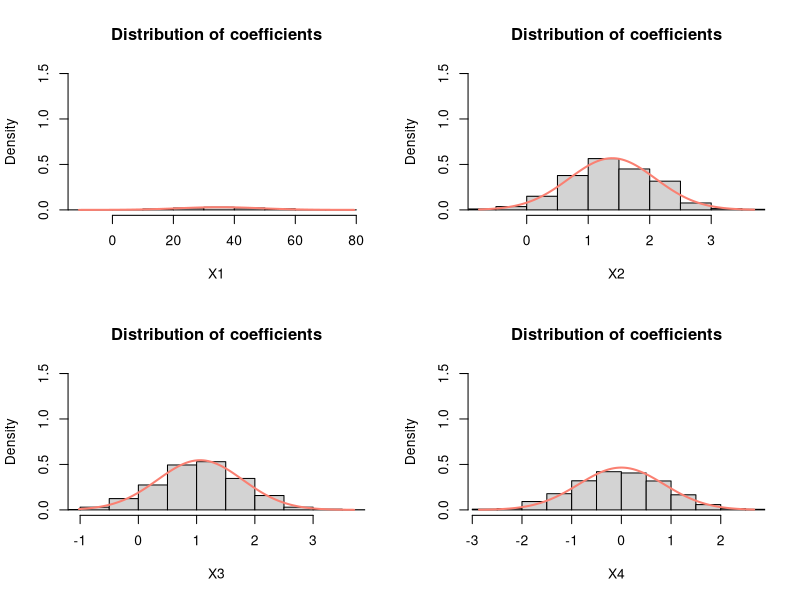
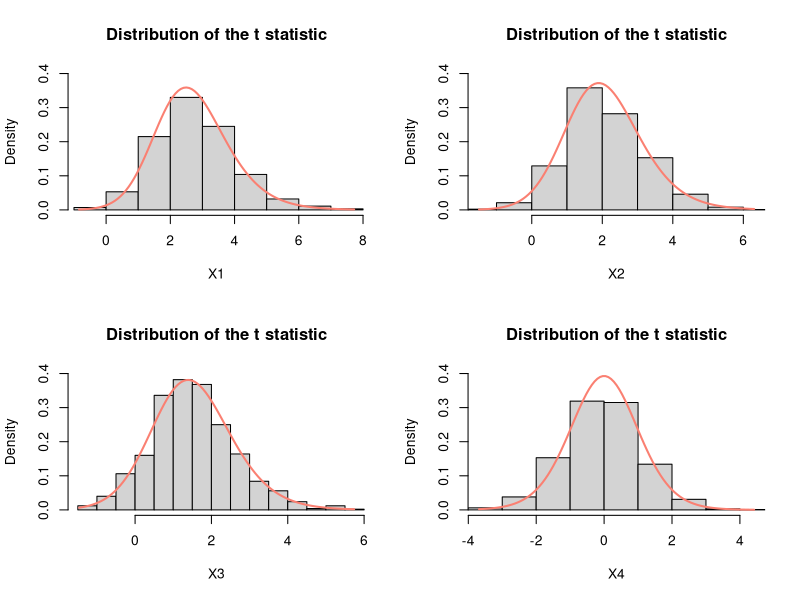
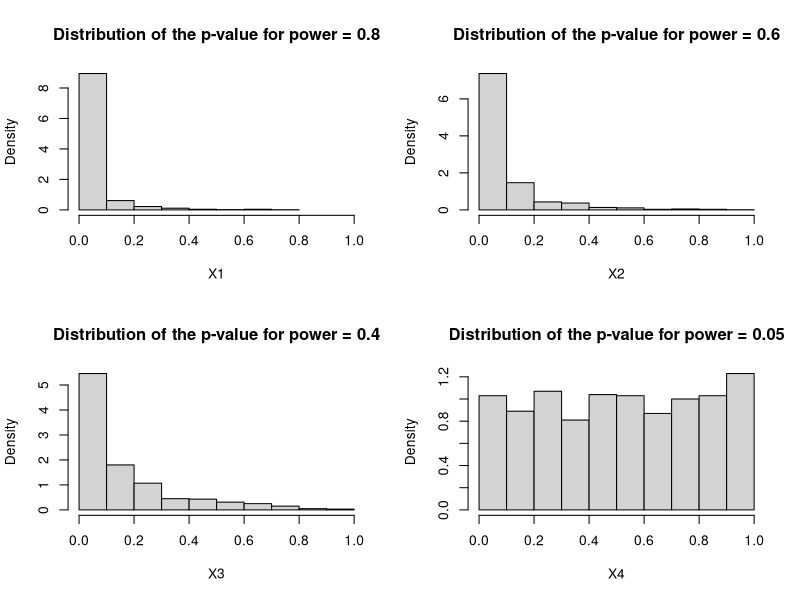
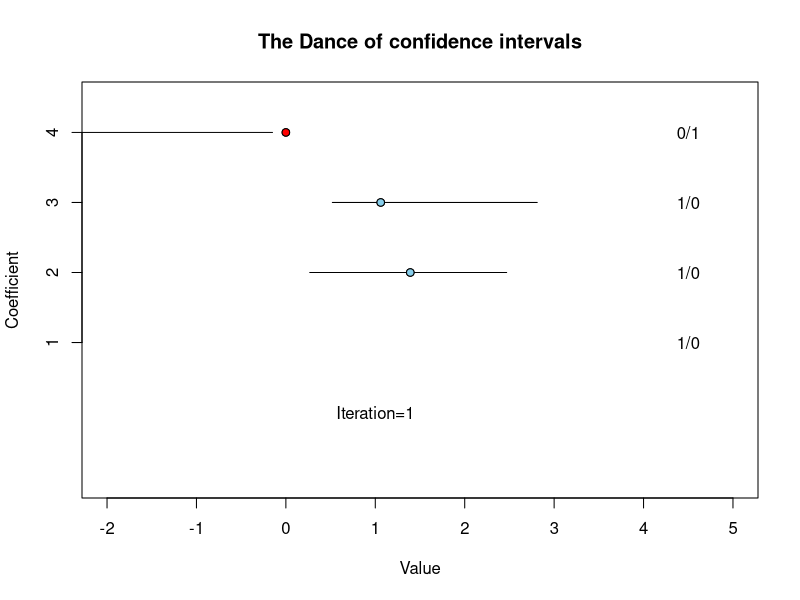
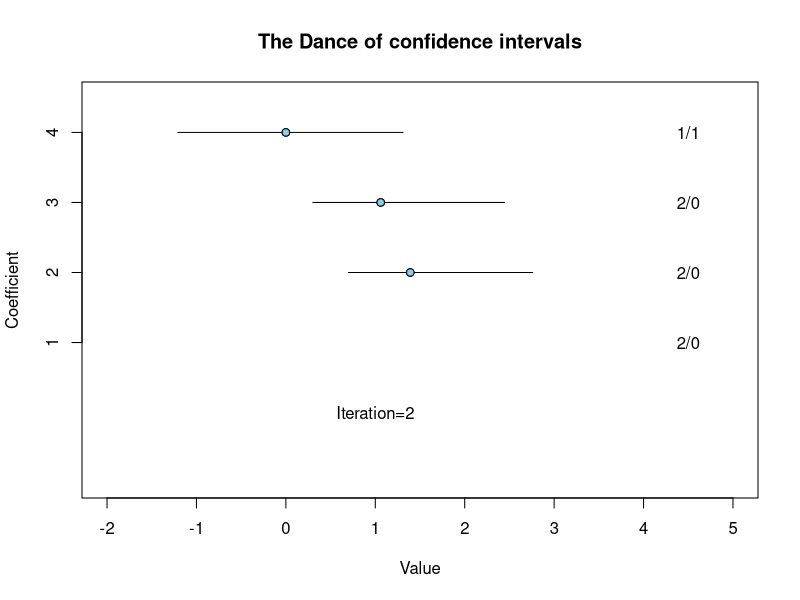
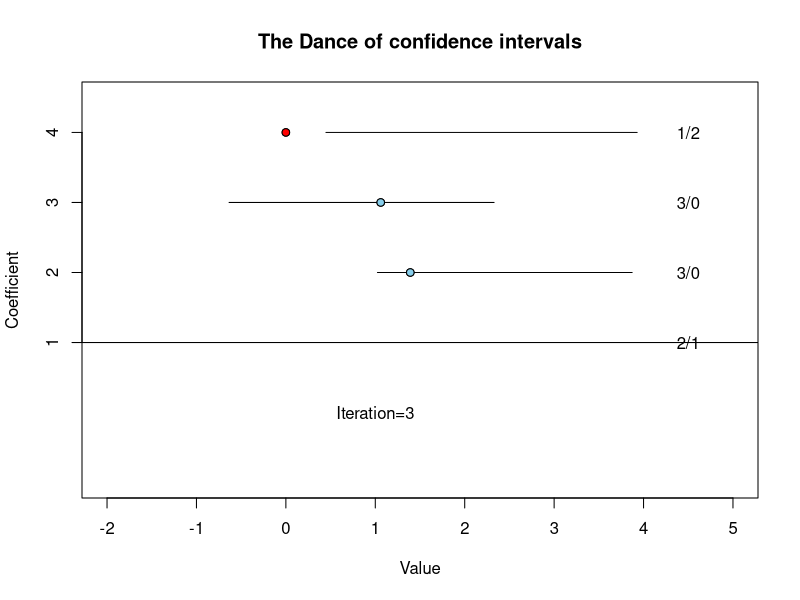
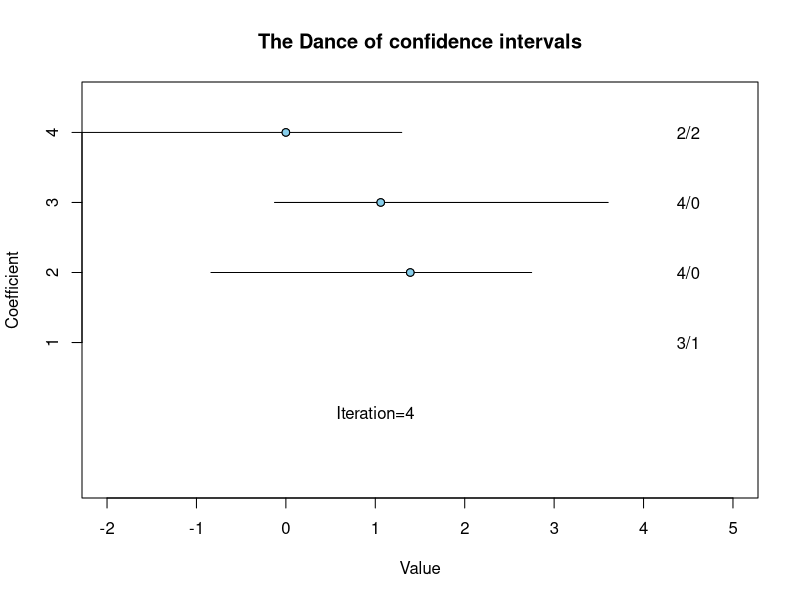
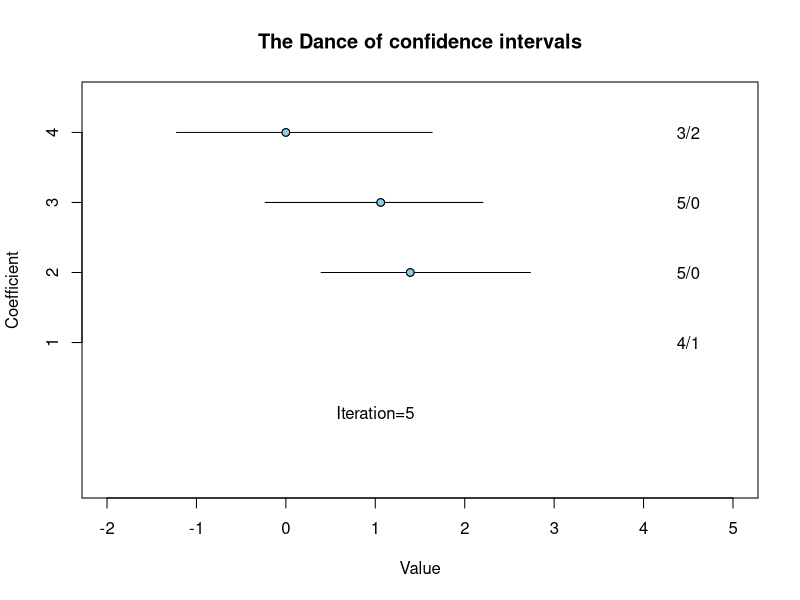

R code for these plots, in order:
#===============================================================================
# CURSO:   BEGINNER AND INTERMEDIATE LEVEL R COURSE
# SCRIPT:  5. Complex Simulations (Unknown error variance)
# AUTORES: Marcos Jimenez
#===============================================================================

#--------------------------------------------------------------------
# 5.1. Simulation setup for the linear model with multiple predictors
#--------------------------------------------------------------------

# Simulation:

set.seed(123)
N <- 20                                       # Sample size
p <- 4                                        # Number of predictors
b <- rnorm(n = p, mean = 0.5, sd = 2)         # Linear coefficients
X <- matrix(rnorm(N*p, 10, 0.5), nrow = N, ncol = p-1) # Matrix of predictors
# Add the intercept to the matrix of predictors:
X <- cbind(1, X)

nsim <- 1000 # Number of replicas
sigma <- 1.5  # Standard deviation of the errors
# Standard error of each linear coefficient:
true_se <- sqrt(diag(sigma^2 * solve(t(X) %*% X)))
power <- c(0.80, 0.60, 0.40, 0.05)   # Power of each linear coefficient
alpha <- 0.05                        # Type-I error
threshold <- qt(1-alpha, df = N-p)   # One-sided point for rejection

f <- function(power, threshold) { # Function to get the point of rejection
  suppressWarnings(uniroot(\(x) (1-pt(threshold, df = N-p, ncp = x)) - power,
          interval = c(-6, 6))$root)
}
t_stat <- sapply(power, FUN = f, threshold = threshold) # True t statistics
b <- t_stat*true_se                                     # Linear coefficients

# Initialize the objects to store the results:
coefs <- matrix(NA, nrow = nsim, ncol = p)
se <- matrix(NA, nrow = nsim, ncol = p)    # Estimated standard errors
ts <- matrix(NA, nrow = nsim, ncol = p)    # Estimated t statistics
pval <- matrix(NA, nrow = nsim, ncol = p)  # p-values
upper <- matrix(NA, nrow = nsim, ncol = p) # Upper bound of confidence interval
lower <- matrix(NA, nrow = nsim, ncol = p) # Lower bound of confidence interval
error <- vector(length = nsim)             # Error variance

for(i in 1:nsim) {

  e <- rnorm(N, mean = 0, sd = sigma)
  y <- X %*% b + e
  fit <- lm(y ~ 0 + X)
  coefs[i, ] <- coefficients(fit)
  error[i] <- sum(resid(fit)^2)/(N-p)
  se[i, ] <- sqrt(diag(error[i] * solve(t(X) %*% X)))
  ts[i, ] <- coefs[i, ]/se[i, ]
  upper[i, ] <- coefficients(fit) + qnorm(1-alpha/2)*se[i, ]
  lower[i, ] <- coefficients(fit) + qnorm(alpha/2)*se[i, ]
  pval[i, ] <- (1-pt(ts[i, ], df = N-p))

}

# Check that the average of simulated quantities equal the true quantities:

cbind(colMeans(coefs), b)    # Linear coefficients

cbind(colMeans(se), true_se) # Standard errors of linear coefficients

cbind(colMeans(ts), t_stat)  # t statistics

# Proportion of times the pvalue is smaller than alpha for each coefficient:
apply(pval, MARGIN = 2, FUN = \(x) mean(x < alpha))
power

#--------------------------------------------
# 5.2. Standard errors of linear coefficients
#--------------------------------------------

par(mfrow = c(2, 2)) # Divide de plot in four squares
for(i in 1:p) {
  hist(coefs[, i], main = "Distribution of coefficients", freq = FALSE,
       xlim = range(coefs[, i]), ylim = c(0, 1.5), xlab = names(coefficients(fit))[i])
  curve(dnorm(x, b[i], sd = true_se[i]), lwd = 2, col = "salmon", add = TRUE)
}

#------------------------------
# 5.3. T statistic distribution
#------------------------------

par(mfrow = c(2, 2))
for(i in 1:p) {
  hist(ts[, i], main = "Distribution of the t statistic", freq = FALSE,
       xlim = range(ts[, i]), ylim = c(0, 0.4), xlab = names(coefficients(fit))[i])
  curve(dt(x, df = N-p, ncp = t_stat[i]), lwd = 2, col = "salmon", add = TRUE)
}

#-------------
# 5.4. P-curve
#-------------

par(mfrow = c(2, 2))
for(i in 1:p) {
  title <- paste("Distribution of the p-value for power =", power[i])
  hist(pval[, i], main = title, freq = FALSE,
       xlim = c(0, 1), xlab = names(coefficients(fit))[i])
}

#---------------------------------------
# 5.5. The dance of Confidence Intervals
#---------------------------------------

# Run an experiment each time and check if the confidence interval contains the
# true value of the coefficient

par(mfrow =  c(1, 1)) # Reset the plot viewer panel
success <- rep(0, p)  # Number of times the CI contains the coefficient
failure <- rep(0, p)  # Number of times the CI DO NOT contain the coefficient
nsim <- 20            # Number of simulations

for(i in 1:nsim) {

  plot(b, 1:p, xlab = "Value", ylab = "Coefficient",
       ylim = c(-1, 4.5), xlim = c(-2, 5),
       main = "The Dance of confidence intervals",
       yaxt = "n")
  axis(2, labels = paste(1:p), at = 1:p)

  for(j in 1:p) {

    segments(x0 = upper[i, j], x1 = lower[i, j], y0 = j, y1 = j)

    if(b[j] > lower[i, j] & b[j] < upper[i, j]) {

      points(b[j], j, bg = "skyblue", pch = 21)
      success[j] <- success[j] + 1

    } else {

      points(b[j], j, bg = "red", pch = 21)
      failure[j] <- failure[j] + 1

    }

    text(x = 4.5, y = j, labels = paste(success[j], failure[j], sep = "/"))

  }

  text(x = 1, y = 0, paste("Iteration", i, sep = "="))

  Sys.sleep(2) # Wait two seconds to switch from one iteration to the next

}
